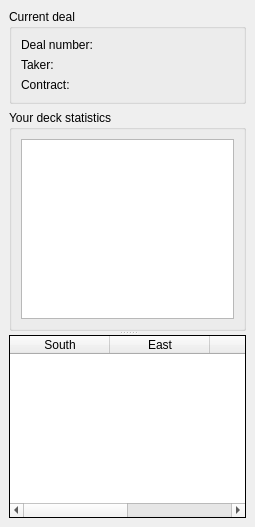
<?xml version="1.0" encoding="UTF-8"?>
<ui version="4.0">
 <class>infosDock</class>
 <widget class="QDockWidget" name="infosDock">
  <property name="geometry">
   <rect>
    <x>0</x>
    <y>0</y>
    <width>255</width>
    <height>527</height>
   </rect>
  </property>
  <property name="windowTitle">
   <string>Informations</string>
  </property>
  <widget class="QWidget" name="dockWidgetContents">
   <layout class="QVBoxLayout" name="verticalLayout">
    <item>
     <widget class="QGroupBox" name="groupBox">
      <property name="title">
       <string>Current deal</string>
      </property>
      <layout class="QGridLayout" name="gridLayout_3">
       <item row="0" column="0">
        <layout class="QHBoxLayout" name="horizontalLayout">
         <item>
          <widget class="QLabel" name="label">
           <property name="text">
            <string>Deal number:</string>
           </property>
          </widget>
         </item>
         <item>
          <widget class="QLabel" name="donneVar">
           <property name="text">
            <string/>
           </property>
          </widget>
         </item>
        </layout>
       </item>
       <item row="1" column="0">
        <layout class="QHBoxLayout" name="horizontalLayout_2">
         <item>
          <widget class="QLabel" name="label_2">
           <property name="text">
            <string>Taker:</string>
           </property>
          </widget>
         </item>
         <item>
          <widget class="QLabel" name="preneurVar">
           <property name="text">
            <string/>
           </property>
          </widget>
         </item>
        </layout>
       </item>
       <item row="2" column="0">
        <layout class="QHBoxLayout" name="horizontalLayout_3">
         <item>
          <widget class="QLabel" name="label_3">
           <property name="text">
            <string>Contract: </string>
           </property>
          </widget>
         </item>
         <item>
          <widget class="QLabel" name="contratVar">
           <property name="text">
            <string/>
           </property>
          </widget>
         </item>
        </layout>
       </item>
      </layout>
     </widget>
    </item>
    <item>
     <widget class="QSplitter" name="splitter">
      <property name="orientation">
       <enum>Qt::Vertical</enum>
      </property>
      <widget class="QGroupBox" name="groupBox_2">
       <property name="title">
        <string>Your deck statistics</string>
       </property>
       <layout class="QGridLayout" name="gridLayout">
        <item row="0" column="0">
         <widget class="QPlainTextEdit" name="statsEdit">
          <property name="readOnly">
           <bool>true</bool>
          </property>
          <property name="plainText">
           <string/>
          </property>
         </widget>
        </item>
       </layout>
      </widget>
      <widget class="QTableWidget" name="tableWidget">
       <property name="enabled">
        <bool>true</bool>
       </property>
       <property name="frameShape">
        <enum>QFrame::Box</enum>
       </property>
       <property name="frameShadow">
        <enum>QFrame::Plain</enum>
       </property>
       <property name="editTriggers">
        <set>QAbstractItemView::NoEditTriggers</set>
       </property>
       <property name="selectionMode">
        <enum>QAbstractItemView::SingleSelection</enum>
       </property>
       <property name="selectionBehavior">
        <enum>QAbstractItemView::SelectRows</enum>
       </property>
       <property name="rowCount">
        <number>0</number>
       </property>
       <column>
        <property name="text">
         <string>South</string>
        </property>
       </column>
       <column>
        <property name="text">
         <string>East</string>
        </property>
       </column>
       <column>
        <property name="text">
         <string>North</string>
        </property>
       </column>
       <column>
        <property name="text">
         <string>West</string>
        </property>
       </column>
      </widget>
     </widget>
    </item>
   </layout>
  </widget>
 </widget>
 <resources/>
 <connections/>
</ui>
